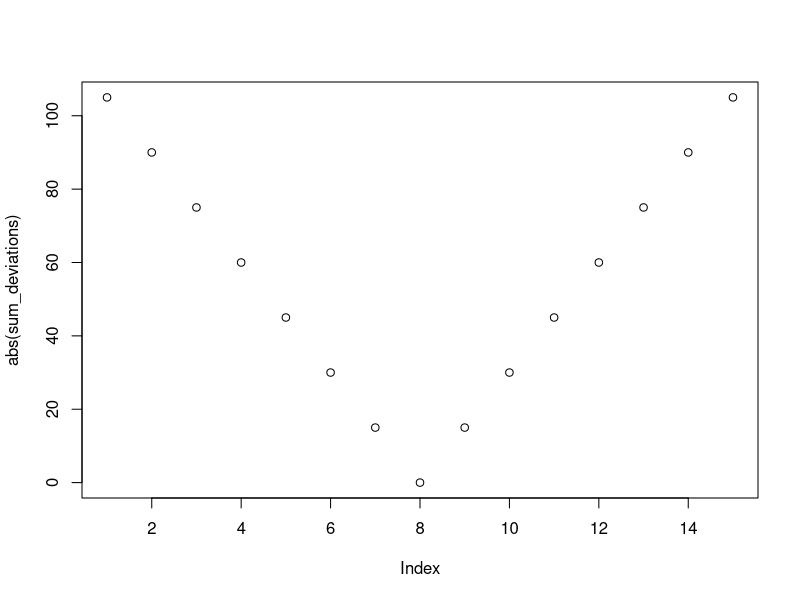

Generate this figure with R:
## ---- chunk 1
# a. Produce a sample of at least 10 or more different numbers
# assign numbers from 1 through 15 into the a vector
# verify the content
scores<-1:15
scores
## ---- chunk 2
# b. Produce a simulation following the example from the concepts section
# get the mean of scores
# subtract mean from each of the scores to get deviations
# add all the deviations 
mean(scores)
scores-mean(scores)
sum(scores-mean(scores))
## ---- chunk 3
# c. Use your simulation to test a range of numbers smaller and          larger than the mean to show that the mean minimizes the sum of      the squared deviations from the mean.
#assign the mean of scores to the_mean
#assign all the numbers to numbers_to_test
#set sum_deviations as a null vector to initiate loop
#at each loop, a deviation of each number from the approx.mean are calculated and added as a sum, which is then assigned to each position in sum_deviations
#display sum_deviations
#verify that the_mean is the number that results in sum_deviations=0 when it is suggested as the mean
the_mean<-mean(scores)
numbers_to_test<-min(scores):max(scores)

sum_deviations<-c()
for(i in numbers_to_test){
  sum_deviations[i]<-sum(scores-i)
}
sum_deviations
the_mean==which(sum_deviations==0)
## ---- chunk 4
# d. Plot your results.
#transform negatives values as positive to make an easy display of the 0 sum_deviations 
plot(abs(sum_deviations))
## ---- chunk 5
#name function of scores as variance
#calculate the sum of squared deviations
#calculate the number of numbers for an estimate of population
#verify that the function produces the correct answer 

variance<-function(scores){
  ss<-sum((scores-mean(scores))^2)
  n<-length(scores)-1
  return(ss/n)
}
variance(1:5)
var(1:5)
